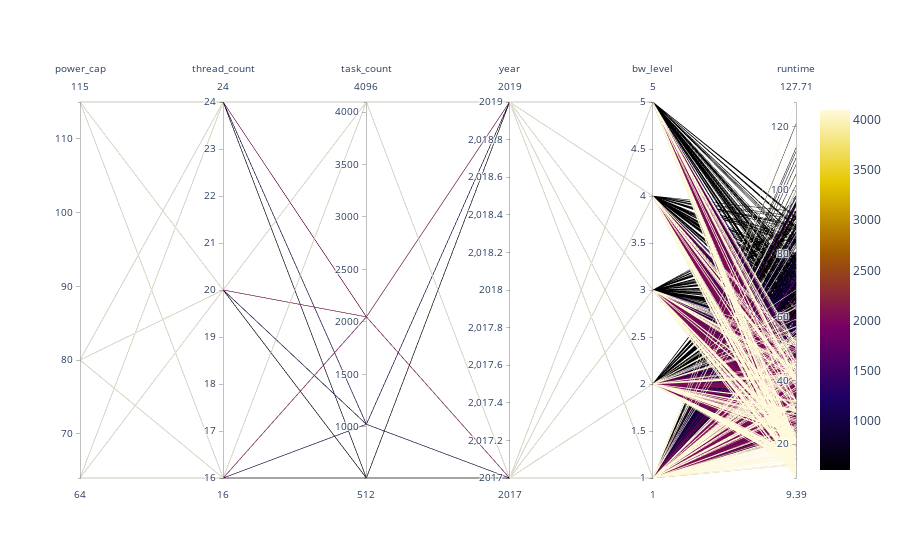

The notebook cell this image was saved under:
### Code cell
import plotly.graph_objects as go
import pandas as pd

df = pd.read_csv("C:/Users/YoYo Samon/Downloads/all_Aug_2019.csv")
fig = go.Figure(data = go.Parcoords(
                   line = dict(color = df['task_count'],
                   colorscale = 'Electric',
                               
                   showscale = True,
                   cmax = df['task_count'].max(),
                   cmin = df['task_count'].min()),
                        dimensions = list([dict(label = "power_cap", values = df['power_cap']),
                                           dict(label= "thread_count", values = df['thread_count']),

                                          dict(label ="task_count", values = df['task_count']),
                                            dict(label = "year", values = df['year']),
                                          dict(label = "bw_level", values = df['bw_level']),
                                          
                                           dict(label ="runtime", values = df['runtime']),])
                                   ))
fig.show()

### Figure 1 — Plotly figure (JSON) as saved in the notebook; plotly's stock layout.template omitted (floating-point values rounded to 4 significant figures; data arrays with more than 128 entries replaced by an {"elided": "..."} marker saying what was removed)
{"data": [{"dimensions": [{"label": "power_cap", "values": {"elided": "3990 int values"}}, {"label": "thread_count", "values": {"elided": "3990 int values"}}, {"label": "task_count", "values": {"elided": "3990 int values"}}, {"label": "year", "values": {"elided": "3990 int values"}}, {"label": "bw_level", "values": {"elided": "3990 int values"}}, {"label": "runtime", "values": {"elided": "3990 float values"}}], "line": {"cmax": 4096, "cmin": 512, "color": {"elided": "3990 int values"}, "colorscale": [[0, "rgb(0,0,0)"], [0.2, "rgb(30,0,100)"], [0.4, "rgb(120,0,100)"], [0.6, "rgb(160,90,0)"], [0.8, "rgb(230,200,0)"], [1, "rgb(255,250,220)"]], "showscale": true}, "type": "parcoords"}], "layout": {}}
